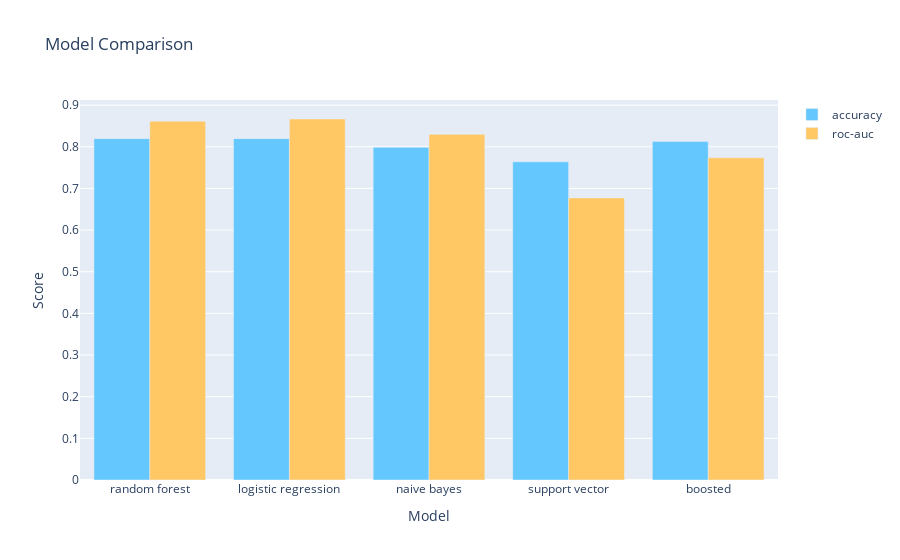

The code cell stored with this chart in its notebook:
### Code cell
# display results with plotly
trace0 = go.Bar(x= evaldf.index,
                y= evaldf['accuracy'].values,
                name='accuracy',
                marker=dict(color='rgb(100,200,300)'))
trace1 = go.Bar(x= evaldf.index,
                y= evaldf['rocauc'].values,
                name='roc-auc',
                marker=dict(color='rgb(300,200,100)'))
# now the layout
layout=go.Layout(title='Model Comparison',
                   xaxis= dict(title='Model'),
                   yaxis=dict(title='Score'))
# bind using go.Figure
fig = go.Figure(data=[trace0, trace1], layout=layout)
fig

### Figure 1 — Plotly figure (JSON) as saved in the notebook; plotly's stock layout.template omitted (floating-point values rounded to 4 significant figures)
{"data": [{"marker": {"color": "rgb(100,200,300)"}, "name": "accuracy", "type": "bar", "x": ["random forest", "logistic regression", "naive bayes", "support vector", "boosted"], "y": [0.8194, 0.8194, 0.7986, 0.7639, 0.8125]}, {"marker": {"color": "rgb(300,200,100)"}, "name": "roc-auc", "type": "bar", "x": ["random forest", "logistic regression", "naive bayes", "support vector", "boosted"], "y": [0.8615, 0.8667, 0.8299, 0.6773, 0.7735]}], "layout": {"autosize": true, "title": {"text": "Model Comparison"}, "xaxis": {"autorange": true, "range": [-0.5, 4.5], "title": {"text": "Model"}, "type": "category"}, "yaxis": {"autorange": true, "range": [0, 0.9123], "title": {"text": "Score"}, "type": "linear"}}}
